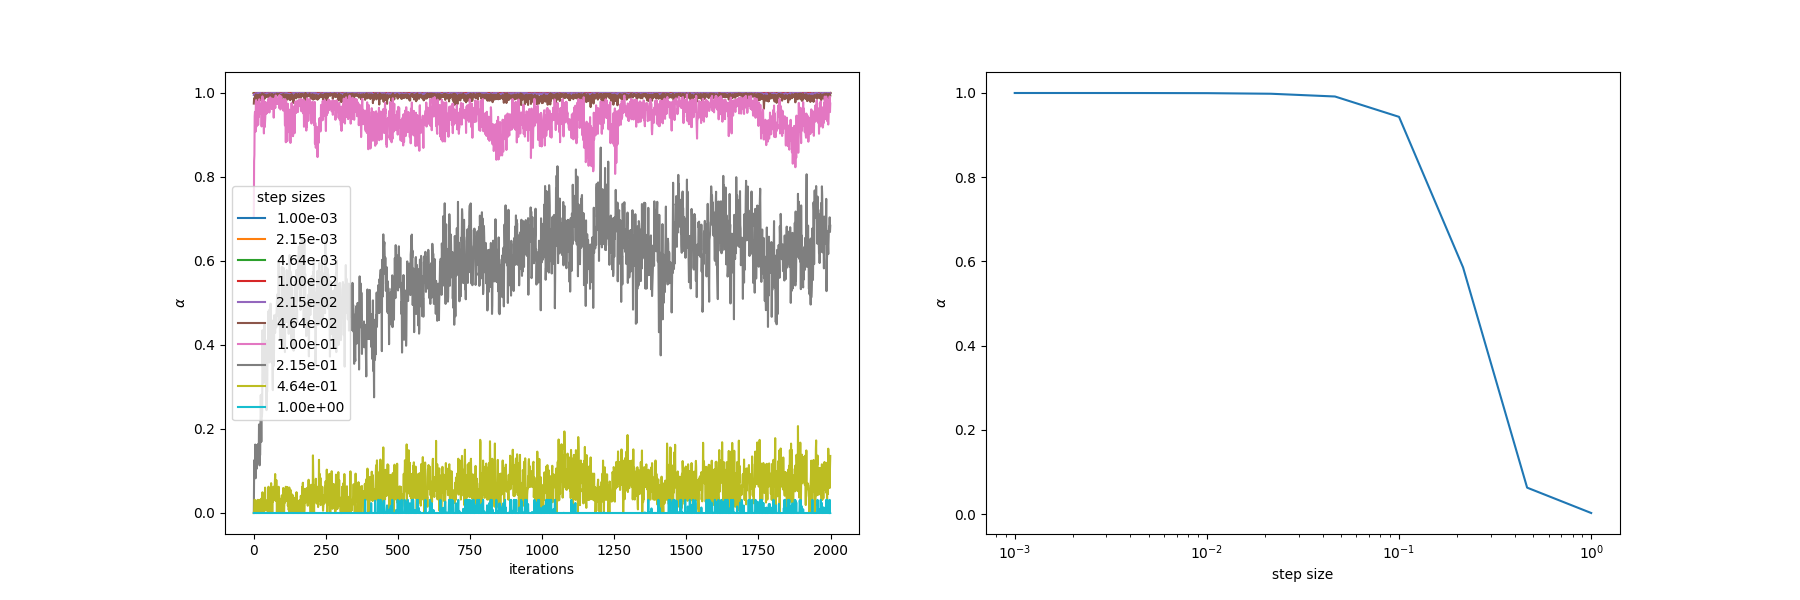

The script that saved this image:
from functools import partial

import jax
import jax.numpy as jnp
import matplotlib.pyplot as plt
import typer
from flax.typing import Axes

from jaxhmc.kitty_utils import show_kitty
from jaxhmc.mcmc import HMCConfig, hmc
from jaxhmc.potentials import BananaPotential

app = typer.Typer()


@partial(jax.vmap, in_axes=(0, None, None, None), out_axes=0)
def run_for_step_size(step_size, key, pot, batch_size):
    k1, k2 = jax.random.split(key)
    config = HMCConfig(
        initial_step_size=step_size,
        max_path_len=1,
        iterations=2000,
        initial_precm=jnp.eye(pot.dim),
        key=k1,
        should_tune=False,
        return_alphas=True,
    )

    _, _, alpha = hmc(
        pot, jax.random.uniform(k2, (batch_size, pot.dim)), config
    )

    return alpha.mean(axis=1)


@app.command()
def main(seed: int = 42, batch_size: int = 32):
    key = jax.random.key(seed)
    pot = BananaPotential()

    plt.figure(figsize=(18, 6))

    num = 10
    step_sizes = jnp.logspace(-3, 0, num=num, base=10)

    alphas = run_for_step_size(step_sizes, key, pot, batch_size)

    ax = plt.subplot(1, 2, 1)
    for i in range(num):
        ax.plot(alphas[i], label=f"{step_sizes[i]:.2e}")

    ax.set_ylabel("$\\alpha$")
    ax.set_xlabel("iterations")
    ax.legend(title="step sizes")

    ax = plt.subplot(1, 2, 2)
    ax.plot(step_sizes, alphas.mean(axis=1))
    ax.set_xscale("log")
    ax.set_xlabel("step size")
    ax.set_ylabel("$\\alpha$")

    plt.savefig("examples/step_size_analysis.png")

    show_kitty()


if __name__ == "__main__":
    app()
